Frame 1 (no input): blank canvas, image omitted
Frame 60 (the mouse pressed at the canvas centre just before this capture): blank canvas, image omitted
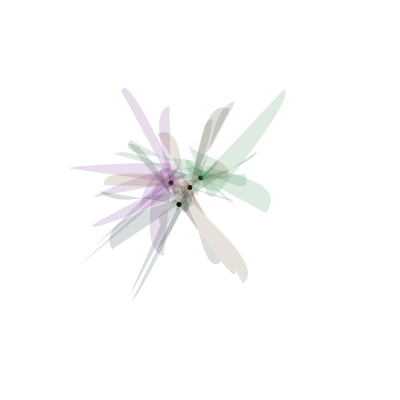
Frame 120 (the mouse held since frame 60 and released just before this capture)

The Processing sketch whose frames 1 and 60 were blank and that drew this single picture after the mouse press (run headless with seeded random() and noise(); from frame 60 on, the mouse is pressed at the canvas centre):

// Processing sketch: processing_36791
// ── processing_36791.pde

void setup() {
  size (400, 400); 
  fill(255, 0, 0);
}
//Swirly Medusa Head
void draw() {
  
  background(255,40);
  fill(255, 0, 0);
  float x_pos;
  float y_pos; 
  float randomLimiter = 20;//the scope of random
  int dotDistance = 15;//the distance between the dots
  int dotSize = 5; //dotSize
 //defines the x-coordinate  
  for (int x=180; x<200; x=x+dotDistance) {
//defines the y-coordinate    
    for (int y=180; y<=200; y=y+dotDistance) {
        
        // Fixed Default Position
       x_pos = x;
       y_pos = y;
      // Random Position based on mouse position
       x_pos = x_pos + random((-mouseX/randomLimiter),mouseX/randomLimiter);
       y_pos = y_pos + random((-mouseX/randomLimiter),mouseX/randomLimiter);
        // Constrain the dots so they stay on the screen
       x_pos=constrain(x_pos, dotSize, (400-dotSize));
       y_pos= constrain(y_pos, dotSize, (400-dotSize));
        //randomizing color (default being black) 
        //the colors work even without limiter
       float red = random(0, mouseX);
       red = map(red, 0,width, 0,255);
        
        //drawing the ellipses
      fill (0);
      ellipse (x_pos, y_pos, dotSize, dotSize);
      noStroke();
      fill (red, random(0, mouseX), random(0, mouseX),40);
      // 
      for(int curveCount = 0; curveCount < mouseX/20; ++curveCount) {
        
        beginShape();
        curveVertex(x_pos, y_pos);
        curveVertex(x_pos, y_pos);
        float intermediateX, intermediateY;
        int limiter = 50;
        intermediateX = x_pos + random((-mouseX/limiter),mouseX/limiter);
        intermediateY = y_pos + random((-mouseX/limiter),mouseX/limiter);
        curveVertex(intermediateX,intermediateY);
        limiter = 25;
        intermediateX = x_pos + random((-mouseX/limiter),mouseX/limiter);
        intermediateY = y_pos + random((-mouseX/limiter),mouseX/limiter);
        curveVertex(intermediateX,intermediateY);
        limiter = 10;
        intermediateX = x_pos + random((-mouseX/limiter),mouseX/limiter);
        intermediateY = y_pos + random((-mouseX/limiter),mouseX/limiter);
        curveVertex(intermediateX,intermediateY);
        limiter = 2;
        intermediateX = x_pos + random((-mouseX/limiter),mouseX/limiter);
        intermediateY = y_pos + random((-mouseX/limiter),mouseX/limiter);
        curveVertex(intermediateX,intermediateY);
        limiter = 1;
        intermediateX = x_pos + random((-mouseX/limiter),mouseX/limiter);
        intermediateY = y_pos + random((-mouseX/limiter),mouseX/limiter);
        curveVertex(intermediateX,intermediateY);
        endShape();
      }
    }
  }
} 


                
